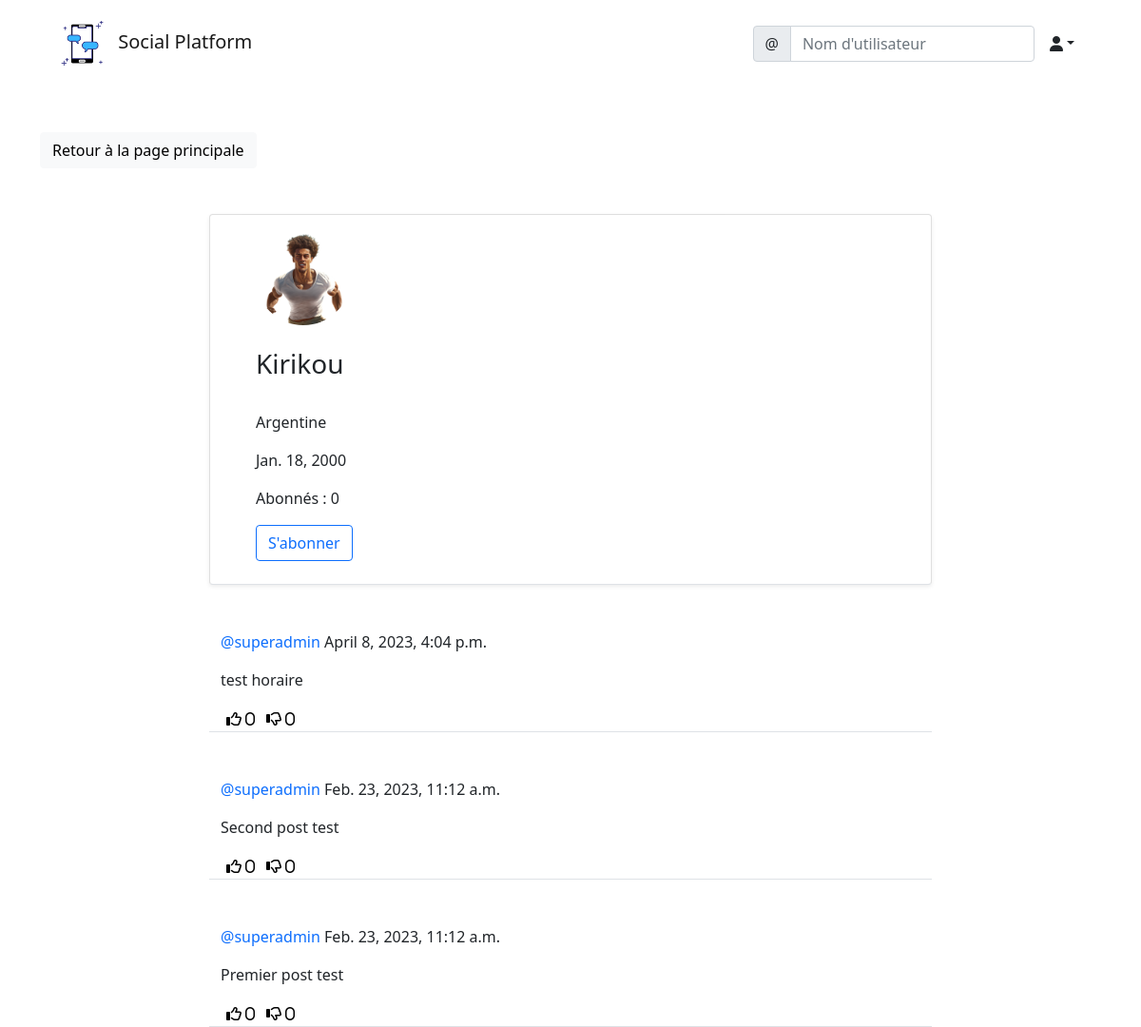
The app's page /social/profile/4/ with its own data.
### social/models.py (models this page shows)
class UserProfile(models.Model):
	user = models.OneToOneField(User, primary_key=True, verbose_name='user', related_name='profile', on_delete=models.CASCADE)
	name = models.CharField(max_length=30, blank=True, null=True)
	bio = models.TextField(max_length=500, blank=True, null=True)
	birth_date=models.DateField(null=True, blank=True)
	location = models.CharField(max_length=100, blank=True, null=True)
	picture = models.ImageField(upload_to='uploads/profile_pictures', default='uploads/profile_pictures/default.png', blank=True)
	followers = models.ManyToManyField(User, blank=True, related_name='followers')

class Post(models.Model):
    idPost = models.AutoField(primary_key=True)
    contenu = models.TextField()
    sendingTime = models.DateTimeField(default=timezone.now)
    auteur = models.ForeignKey(User, on_delete=models.CASCADE)
    likes = models.ManyToManyField(User, blank=True, related_name='likes')
    dislikes = models.ManyToManyField(User, blank=True, related_name='dislikes')

### social/views.py (the view)
# urls.py: path('profile/<int:pk>/', ProfileView.as_view(), name='profile'),
class ProfileView(View):
    def get(self, request, pk, *args, **kwargs):
        profile = UserProfile.objects.get(pk=pk)
        user = profile.user
        posts = Post.objects.filter(auteur=user).order_by('-sendingTime')
        abonnes = profile.followers.all()
        total_abonnes = len(abonnes)
        est_abonne = False
        for abonne in abonnes:
            if abonne == request.user:
                est_abonne =  True
                break
        context = {
            'user': user,
            'profile': profile,
            'posts': posts,
            'total_abonnes': total_abonnes,
            'est_abonne': est_abonne,
        }
        return render(request, 'social/profile.html', context)

### social/templates/social/profile.html (shortened to what this page needs)
{% extends 'landing/base.html' %}
{% block content %}
<div class="container">
    <div class="row mt-5">
        <div class="col-md-3 col-sm-6">
            <a href="{% url 'post-list' %}" class="btn btn-light">Retour à la page principale</a>
        </div>
    </div>
    <div class="row justify-content-center mt-5">
        <div class="card shadow-sm col-md-8 col-sm-12 border-bottom px-5 pt-3">
            <img src="{{ profile.picture.url }}" class="rounded-circle" width="100" height="100" />
            {% if profile.name %}
            <h3 class="py-4">{{ profile.name }}
                {% endif %}
            </h3>
            {% if profile.location %}
            <p>{{ profile.location }}</p>
            {% endif %}
            {% if profile.birth_date %}
            <p>{{ profile.birth_date }}</p>
            {% endif %}
            <div class="mb-4">
                <p>Abonnés : {{ total_abonnes }}</p>
                {% if user == request.user %}
                {% else %}
                {% if est_abonne %}
                <form method="POST" action="{% url 'remove-follower' profile.pk %}">
                    {% csrf_token %}
                    <button class="btn btn-outline-danger"  type="submit">Se désabonner</button>
                </form>
                {% else %}
                <form method="POST" action="{% url 'add-follower' profile.pk %}">
                    <button class="btn btn-outline-primary"  type="submit">S'abonner</button>
                </form>
                {% endif %}
                {% endif %}
            </div>
        </div>
    </div>
    {% for post in posts %}
    <div class="row justify-content-center mt-5">
        <div class="col-md-8 col-sm-12 border-bottom">
            <p><a style="text-decoration:none;" class="text-primary" href="{% url 'profile' post.auteur.profile.pk %}">@{{ post.auteur }}</a> {{ post.sendingTime }}</p>
            <div class="position-relative">
                <p>{{ post.contenu }}</p>
            </div>
            <div class="d-flex flex-row">
                <form method="POST" action="{% url 'like' post.pk %}">
                    <button style="background-color: transparent; border: none; box-shadow: none;" type="submit">
                        <i class="far fa-thumbs-up"> <span>{{ post.likes.all.count }}</span></i>
                    </button>
                </form>
                <form method="POST" action="{% url 'dislike' post.pk %}">
                    <button style="background-color: transparent; border: none; box-shadow: none;" type="submit">
                        <i class="far fa-thumbs-down"> <span>{{ post.dislikes.all.count }}</span></i>
                    </button>
                </form>
            </div>
        </div>
    </div>
    {% endfor %}
</div>
{% endblock content %}

### records on screen
UserProfile: picture (picture), name "Kirikou", location "Argentine", birth_date "Jan. 18, 2000"
Post: auteur "superadmin", sendingTime "April 8, 2023, 4:04 p.m.", contenu "test horaire", likes.all.count "0", dislikes.all.count "0"
Post: auteur "superadmin", sendingTime "Feb. 23, 2023, 11:12 a.m.", contenu "Second post test", likes.all.count "0", dislikes.all.count "0"
Post: auteur "superadmin", sendingTime "Feb. 23, 2023, 11:12 a.m.", contenu "Premier post test", likes.all.count "0", dislikes.all.count "0"

### other values on screen
{{ total_abonnes }} "0"
